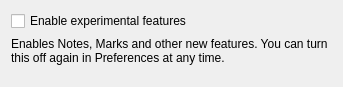
<?xml version="1.0" encoding="UTF-8"?>
<ui version="4.0">
 <class>FSW_Experimental</class>
 <widget class="QWizardPage" name="FSW_Experimental">
  <property name="geometry">
   <rect>
    <x>0</x>
    <y>0</y>
    <width>343</width>
    <height>87</height>
   </rect>
  </property>
  <property name="title">
   <string>Experimental features</string>
  </property>
  <property name="subTitle">
   <string>Optional, still-in-development tools. Fine to leave off and enable later.</string>
  </property>
  <layout class="QVBoxLayout" name="expLayout">
   <item>
    <widget class="QCheckBox" name="experimentalCheck">
     <property name="text">
      <string>Enable experimental features</string>
     </property>
    </widget>
   </item>
   <item>
    <widget class="QLabel" name="expHint">
     <property name="text">
      <string>Enables Notes, Marks and other new features. You can turn this off again in Preferences at any time.</string>
     </property>
     <property name="wordWrap">
      <bool>true</bool>
     </property>
    </widget>
   </item>
   <item>
    <spacer name="expSpacer">
     <property name="orientation">
      <enum>Qt::Orientation::Vertical</enum>
     </property>
     <property name="sizeHint" stdset="0">
      <size>
       <width>0</width>
       <height>0</height>
      </size>
     </property>
    </spacer>
   </item>
  </layout>
 </widget>
 <resources/>
 <connections/>
</ui>
